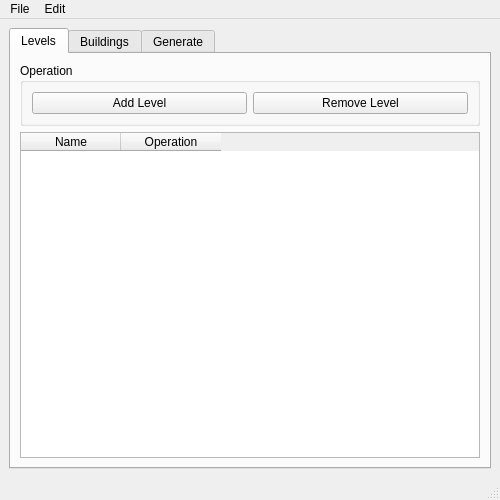
<?xml version="1.0" encoding="UTF-8"?>
<ui version="4.0">
 <class>MainWindow</class>
 <widget class="QMainWindow" name="MainWindow">
  <property name="geometry">
   <rect>
    <x>0</x>
    <y>0</y>
    <width>500</width>
    <height>500</height>
   </rect>
  </property>
  <property name="minimumSize">
   <size>
    <width>500</width>
    <height>500</height>
   </size>
  </property>
  <property name="windowTitle">
   <string>MainWindow</string>
  </property>
  <widget class="QWidget" name="centralwidget">
   <layout class="QGridLayout" name="gridLayout">
    <item row="0" column="1">
     <widget class="QTabWidget" name="tabWidget">
      <property name="enabled">
       <bool>true</bool>
      </property>
      <property name="tabShape">
       <enum>QTabWidget::Rounded</enum>
      </property>
      <property name="currentIndex">
       <number>0</number>
      </property>
      <property name="documentMode">
       <bool>false</bool>
      </property>
      <property name="tabsClosable">
       <bool>false</bool>
      </property>
      <property name="tabBarAutoHide">
       <bool>false</bool>
      </property>
      <widget class="QWidget" name="Levels">
       <attribute name="title">
        <string>Levels</string>
       </attribute>
       <layout class="QGridLayout" name="gridLayout_2">
        <item row="0" column="0" alignment="Qt::AlignTop">
         <widget class="QGroupBox" name="groupBox">
          <property name="maximumSize">
           <size>
            <width>16777215</width>
            <height>482</height>
           </size>
          </property>
          <property name="title">
           <string>Operation</string>
          </property>
          <layout class="QGridLayout" name="gridLayout_3">
           <item row="0" column="0">
            <widget class="QPushButton" name="MainAddLevel">
             <property name="maximumSize">
              <size>
               <width>591</width>
               <height>23</height>
              </size>
             </property>
             <property name="text">
              <string>Add Level</string>
             </property>
            </widget>
           </item>
           <item row="0" column="1">
            <widget class="QPushButton" name="MainRemoveLevel">
             <property name="text">
              <string>Remove Level</string>
             </property>
            </widget>
           </item>
          </layout>
         </widget>
        </item>
        <item row="1" column="0">
         <widget class="QTableWidget" name="MainLevelTable">
          <property name="gridStyle">
           <enum>Qt::NoPen</enum>
          </property>
          <property name="sortingEnabled">
           <bool>false</bool>
          </property>
          <property name="cornerButtonEnabled">
           <bool>true</bool>
          </property>
          <property name="rowCount">
           <number>0</number>
          </property>
          <property name="columnCount">
           <number>2</number>
          </property>
          <attribute name="horizontalHeaderCascadingSectionResizes">
           <bool>false</bool>
          </attribute>
          <attribute name="horizontalHeaderMinimumSectionSize">
           <number>50</number>
          </attribute>
          <attribute name="horizontalHeaderDefaultSectionSize">
           <number>100</number>
          </attribute>
          <attribute name="horizontalHeaderHighlightSections">
           <bool>true</bool>
          </attribute>
          <column>
           <property name="text">
            <string>Name</string>
           </property>
          </column>
          <column>
           <property name="text">
            <string>Operation</string>
           </property>
          </column>
         </widget>
        </item>
       </layout>
      </widget>
      <widget class="QWidget" name="Buildings">
       <attribute name="title">
        <string>Buildings</string>
       </attribute>
       <layout class="QGridLayout" name="gridLayout_5">
        <item row="0" column="0">
         <widget class="QGroupBox" name="groupBox_2">
          <property name="maximumSize">
           <size>
            <width>16777215</width>
            <height>482</height>
           </size>
          </property>
          <property name="title">
           <string>Operation</string>
          </property>
          <layout class="QGridLayout" name="gridLayout_4">
           <item row="0" column="0">
            <widget class="QPushButton" name="MainAddBuilding">
             <property name="maximumSize">
              <size>
               <width>591</width>
               <height>23</height>
              </size>
             </property>
             <property name="text">
              <string>Add Building</string>
             </property>
            </widget>
           </item>
           <item row="0" column="1">
            <widget class="QPushButton" name="MainRemoveBuilding">
             <property name="text">
              <string>Remove Building</string>
             </property>
            </widget>
           </item>
          </layout>
         </widget>
        </item>
        <item row="1" column="0">
         <widget class="QTableWidget" name="MainBuildingTable">
          <property name="gridStyle">
           <enum>Qt::NoPen</enum>
          </property>
          <property name="sortingEnabled">
           <bool>false</bool>
          </property>
          <property name="cornerButtonEnabled">
           <bool>true</bool>
          </property>
          <property name="rowCount">
           <number>0</number>
          </property>
          <property name="columnCount">
           <number>2</number>
          </property>
          <attribute name="horizontalHeaderCascadingSectionResizes">
           <bool>false</bool>
          </attribute>
          <attribute name="horizontalHeaderMinimumSectionSize">
           <number>50</number>
          </attribute>
          <attribute name="horizontalHeaderDefaultSectionSize">
           <number>100</number>
          </attribute>
          <attribute name="horizontalHeaderHighlightSections">
           <bool>true</bool>
          </attribute>
          <column>
           <property name="text">
            <string>Name</string>
           </property>
          </column>
          <column>
           <property name="text">
            <string>Operation</string>
           </property>
          </column>
         </widget>
        </item>
       </layout>
      </widget>
      <widget class="QWidget" name="Generate">
       <attribute name="title">
        <string>Generate</string>
       </attribute>
       <layout class="QGridLayout" name="gridLayout_7">
        <item row="0" column="0">
         <widget class="QGroupBox" name="groupBox_3">
          <property name="title">
           <string>Levels</string>
          </property>
          <layout class="QGridLayout" name="gridLayout_8">
           <item row="0" column="0">
            <widget class="QTableWidget" name="GenerateLevelTable">
             <property name="gridStyle">
              <enum>Qt::NoPen</enum>
             </property>
             <property name="sortingEnabled">
              <bool>false</bool>
             </property>
             <property name="cornerButtonEnabled">
              <bool>true</bool>
             </property>
             <property name="rowCount">
              <number>0</number>
             </property>
             <property name="columnCount">
              <number>2</number>
             </property>
             <attribute name="horizontalHeaderCascadingSectionResizes">
              <bool>false</bool>
             </attribute>
             <attribute name="horizontalHeaderMinimumSectionSize">
              <number>50</number>
             </attribute>
             <attribute name="horizontalHeaderDefaultSectionSize">
              <number>100</number>
             </attribute>
             <attribute name="horizontalHeaderHighlightSections">
              <bool>true</bool>
             </attribute>
             <column>
              <property name="text">
               <string>Name</string>
              </property>
             </column>
             <column>
              <property name="text">
               <string>Operation</string>
              </property>
             </column>
            </widget>
           </item>
          </layout>
         </widget>
        </item>
        <item row="1" column="0">
         <widget class="QGroupBox" name="groupBox_5">
          <property name="title">
           <string>Buildings</string>
          </property>
          <layout class="QGridLayout" name="gridLayout_9">
           <item row="0" column="0">
            <widget class="QTableWidget" name="GenerateBuildingTable">
             <property name="gridStyle">
              <enum>Qt::NoPen</enum>
             </property>
             <property name="sortingEnabled">
              <bool>false</bool>
             </property>
             <property name="cornerButtonEnabled">
              <bool>true</bool>
             </property>
             <property name="rowCount">
              <number>0</number>
             </property>
             <property name="columnCount">
              <number>2</number>
             </property>
             <attribute name="horizontalHeaderCascadingSectionResizes">
              <bool>false</bool>
             </attribute>
             <attribute name="horizontalHeaderMinimumSectionSize">
              <number>50</number>
             </attribute>
             <attribute name="horizontalHeaderDefaultSectionSize">
              <number>100</number>
             </attribute>
             <attribute name="horizontalHeaderHighlightSections">
              <bool>true</bool>
             </attribute>
             <column>
              <property name="text">
               <string>Name</string>
              </property>
             </column>
             <column>
              <property name="text">
               <string>Operation</string>
              </property>
             </column>
            </widget>
           </item>
          </layout>
         </widget>
        </item>
        <item row="2" column="0">
         <widget class="QGroupBox" name="groupBox_4">
          <property name="maximumSize">
           <size>
            <width>16777215</width>
            <height>61</height>
           </size>
          </property>
          <property name="title">
           <string>Generate</string>
          </property>
          <layout class="QGridLayout" name="gridLayout_6">
           <item row="0" column="0">
            <widget class="QPushButton" name="GenerateScheduleButton">
             <property name="text">
              <string>Generate Schedule</string>
             </property>
            </widget>
           </item>
          </layout>
         </widget>
        </item>
       </layout>
      </widget>
     </widget>
    </item>
   </layout>
  </widget>
  <widget class="QMenuBar" name="menubar">
   <property name="geometry">
    <rect>
     <x>0</x>
     <y>0</y>
     <width>500</width>
     <height>21</height>
    </rect>
   </property>
   <widget class="QMenu" name="menuFile">
    <property name="title">
     <string>File</string>
    </property>
    <addaction name="actionNew"/>
    <addaction name="actionOpen"/>
    <addaction name="actionSave"/>
    <addaction name="actionSave_as"/>
    <addaction name="separator"/>
    <addaction name="actionSettings"/>
    <addaction name="separator"/>
    <addaction name="actionExit"/>
   </widget>
   <widget class="QMenu" name="menuEdit">
    <property name="title">
     <string>Edit</string>
    </property>
   </widget>
   <addaction name="menuFile"/>
   <addaction name="menuEdit"/>
  </widget>
  <widget class="QStatusBar" name="statusbar"/>
  <action name="actionNew">
   <property name="text">
    <string>New</string>
   </property>
   <property name="shortcut">
    <string>Ctrl+N</string>
   </property>
  </action>
  <action name="actionOpen">
   <property name="text">
    <string>Open</string>
   </property>
  </action>
  <action name="actionSave_as">
   <property name="text">
    <string>Save as</string>
   </property>
  </action>
  <action name="actionSettings">
   <property name="text">
    <string>Settings</string>
   </property>
  </action>
  <action name="actionExit">
   <property name="text">
    <string>Exit</string>
   </property>
  </action>
  <action name="actionSave">
   <property name="text">
    <string>Save</string>
   </property>
  </action>
 </widget>
 <resources/>
 <connections/>
</ui>
